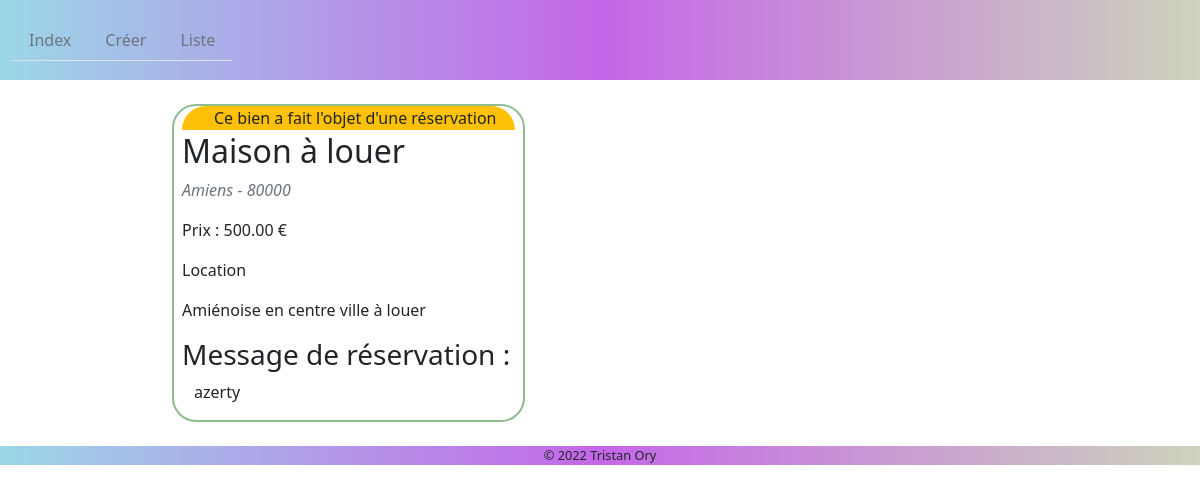
The app's page /views/read.php?id=1 with its own data.
### tables this page shows
CREATE TABLE `advert` (
  `id` INT NOT NULL AUTO_INCREMENT,
  `title` VARCHAR(50) NOT NULL,
  `description` VARCHAR(255) NOT NULL,
  `postal_code` CHAR(5) NOT NULL,
  `city` VARCHAR(50) NOT NULL,
  `type` CHAR(1) NOT NULL,
  `price` DECIMAL(9,2) NOT NULL,
  `reservation_message` VARCHAR(255) DEFAULT '',
  `created_at` TIMESTAMP DEFAULT CURRENT_TIMESTAMP,
  `updated_at` TIMESTAMP DEFAULT CURRENT_TIMESTAMP ON UPDATE CURRENT_TIMESTAMP,
  PRIMARY KEY (`id`)
);

### models/Db.php (called while the page is built, shortened)
<?php
class Db
{
    private static $instance = NULL;
    private $db;
    private function __construct()
    {
        $this->db = new PDO(DB_TYPE.':host='.DB_HOST.';port='.DB_PORT.';dbname='.DB_BASE.';charset='.DB_CHARSET,
            DB_USER,
            DB_PASS,
            array(PDO::ATTR_ERRMODE => PDO::ERRMODE_EXCEPTION));
    }
    public static function getInstance(){
        if (is_null(Db::$instance)){
            Db::$instance = new Db;
        }
        return self::$instance;
    }
    public function getDb()
    {
        return $this->db;
    }
}

### models/AdvertModel.php (called while the page is built, shortened)
<?php
require_once __DIR__.'/Db.php';
class AdvertModel extends Db
{
    public $db;
    public function __construct(){
        $db = Db::getInstance();
        $this->db = $db->getDb();
    }
    public function getById($id){
        $stmt = $this->db->prepare('SELECT `id`, `title`, `description`, `postal_code`, `city`, `type`,
       `price`, `reservation_message` FROM `advert` WHERE `id` = :id');
        $stmt->bindParam(':id', $id, PDO::PARAM_INT);
        $stmt->execute();
        return $stmt->fetch(PDO::FETCH_ASSOC);
    }
}

### controllers/AdvertController.php (called while the page is built, shortened)
<?php
require_once __DIR__.'/../models/AdvertModel.php';
class AdvertController
{
    private $advert;
    public function __construct(){
        $this->advert = new AdvertModel();
    }
    public function getById($id){
        return $this->advert->getById($id);
    }
}

### views/read.php (the view, shortened to what this page needs)
<?php
require_once __DIR__.'/../controllers/AdvertController.php';
$id = $_GET['id'];
$ctrl = new AdvertController();
$advert = $ctrl->getById($id);
require_once __DIR__.'/helpers/header.php';
?>
<article class="px-2">
<?php if($advert): ?>
    <?php if (!empty($advert['reservation_message'])): ?>
        <p class="bg-warning">Ce bien a fait l'objet d'une réservation</p>
    <?php endif; ?>
    <h2><?= $advert['title'] ?></h2>
    <p><em class="text-secondary"><?= $advert['city'].' - '.$advert['postal_code'] ?></em></p>
    <p>Prix&nbsp;: <?= $advert['price'] ?>&nbsp;€</p>
    <p><?= strtoupper($advert['type']) === 'L' ? 'Location' : 'Vente' ?></p>
    <p><?= $advert['description'] ?></p>
    <?php if(empty($advert['reservation_message'])): ?>
    <form method="POST">
        <fieldset>
            <legend>Pour réserver, entrez votre message</legend>
            <textarea name="reservation_message" id="reservation_message" class="form-control"></textarea>
            <?php if($err): ?>
            <p class="text-danger my-2">Veuillez entrer votre message avant de valider.</p>
            <?php endif; ?>
            <input type="submit" value="Je réserve" class="btn btn-primary my-2" />
        </fieldset>
    </form>
    <?php else: ?>
    <h3>Message de réservation : </h3>
    <p><?= $advert['reservation_message'] ?></p>
    <?php endif; ?>
<?php else: ?>
    <h2>Bien introuvable</h2>
    <p>Nous sommes au regret de ne pas pouvoir afficher l'annonce que vous nous avez demandé.</p>
<?php endif; ?>
</article>
<?php
require_once __DIR__.'/helpers/footer.php';

### assets/css/styles.css (style rules this page uses)
* { margin: 0; padding:0; box-sizing: border-box; }
article { margin: 1.5rem 10rem; border: solid 2px darkseagreen; border-radius: 1.5rem; width: 30%; }
article a, article p:last-child { margin-top: .5rem; margin-left: .75rem; }
article p.bg-warning { padding-left: 2rem; border-top-left-radius: 1.5rem; border-top-right-radius: 1.5rem; margin-bottom: .1rem; }

### records on screen
advert: title "Maison à louer", city "Amiens", postal_code "80000", price "500.00", description "Amiénoise en centre ville à louer", reservation_message "azerty"

### other values on screen
$label "Index"
$label "Créer"
$label "Liste"
